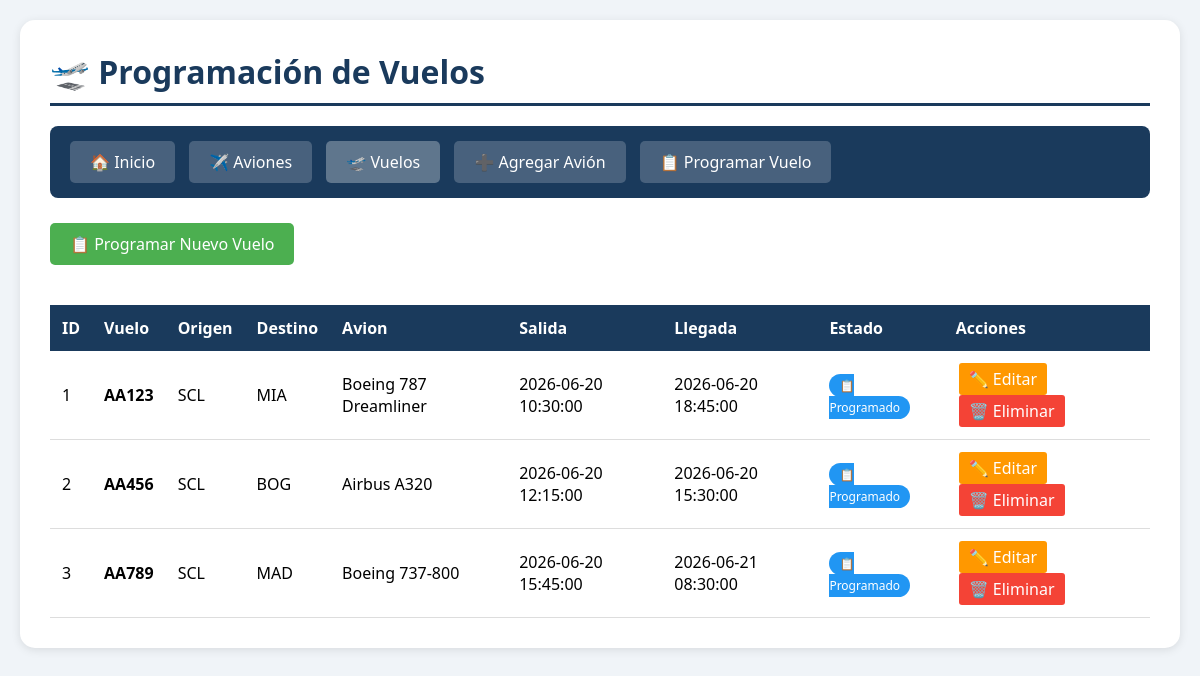
The app's page /vuelos_list.php, older data.
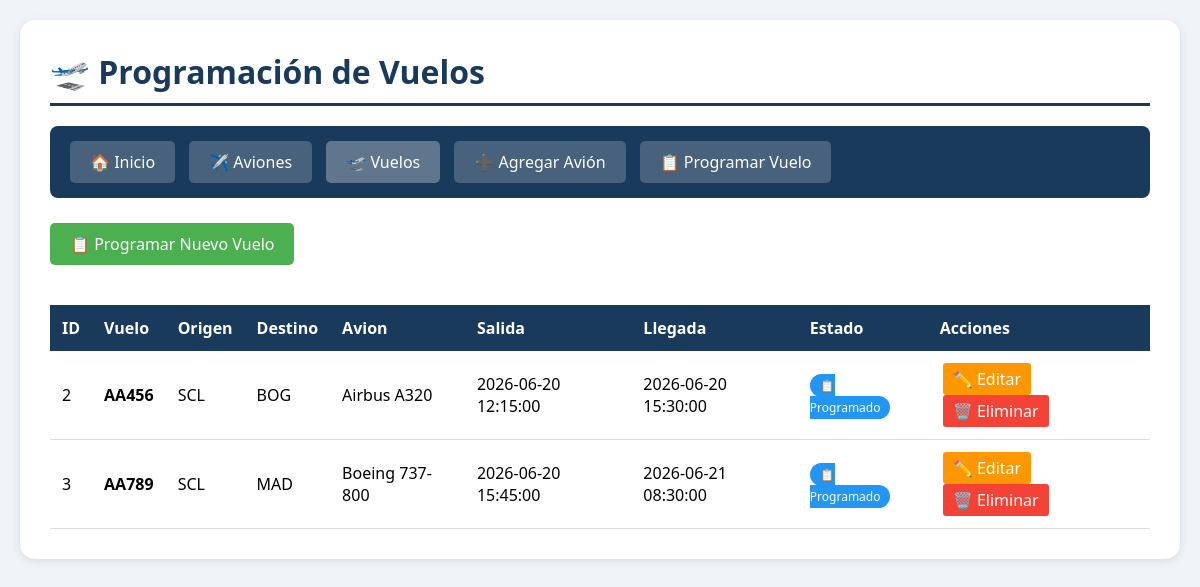
The same page, newer data.
### tables this page shows
CREATE TABLE vuelos (
    id INTEGER PRIMARY KEY AUTOINCREMENT,
    numero_vuelo TEXT UNIQUE NOT NULL,
    avion_id INTEGER NOT NULL,
    origen TEXT NOT NULL,
    destino TEXT NOT NULL,
    hora_salida DATETIME NOT NULL,
    hora_llegada DATETIME NOT NULL,
    estado TEXT DEFAULT 'Programado',
    FOREIGN KEY (avion_id) REFERENCES aviones(id) ON DELETE CASCADE
);

CREATE TABLE aviones (
    id INTEGER PRIMARY KEY AUTOINCREMENT,
    matricula TEXT UNIQUE NOT NULL,
    modelo TEXT NOT NULL,
    fabricante TEXT NOT NULL,
    capacidad INTEGER NOT NULL,
    año_fabricacion INTEGER,
    estado TEXT DEFAULT 'Activo',
    fecha_registro TIMESTAMP DEFAULT CURRENT_TIMESTAMP
);

### includes/db.php (called while the page is built, shortened)
<?php
class Database {
    private static $instance = null;
    private $db;
    private function __construct() {
        $this->dbPath = __DIR__ . '/../database.db';
        try {
            $this->db = new PDO('sqlite:' . $this->dbPath);
            $this->db->setAttribute(PDO::ATTR_ERRMODE, PDO::ERRMODE_EXCEPTION);
            $this->db->setAttribute(PDO::ATTR_DEFAULT_FETCH_MODE, PDO::FETCH_ASSOC);
        } catch (PDOException $e) {
            die("❌ Error de conexión: " . $e->getMessage());
        }
    }
    public static function getInstance() {
        if (self::$instance == null) {
            self::$instance = new Database();
        }
        return self::$instance;
    }
    public function getConnection() {
        return $this->db;
    }
}
?>

### includes/crud.php (called while the page is built, shortened)
<?php
require_once __DIR__ . '/db.php';
class CRUD {
    private $db;
    public function __construct() {
        $this->db = Database::getInstance()->getConnection();
    }
    public function readAllVuelos() {
        try {
            $sql = "SELECT v.*, a.modelo as avion_modelo, a.matricula as avion_matricula
                    FROM vuelos v
                    LEFT JOIN aviones a ON v.avion_id = a.id
                    ORDER BY v.hora_salida ASC";
            $stmt = $this->db->query($sql);
            return $stmt->fetchAll();
        } catch (PDOException $e) {
            return [];
        }
    }
}
?>

### vuelos_list.php (the view, shortened to what this page needs)
<?php
require_once 'includes/crud.php';
$crud = new CRUD();
$vuelos = $crud->readAllVuelos();
?>
<!DOCTYPE html>
<html lang="es">
<head>
</head>
<body>
    <div class="container">
        <h1>🛫 Programación de Vuelos</h1>
        <div class="navbar">
            <a href="index.php">🏠 Inicio</a>
            <a href="aviones_list.php">✈️ Aviones</a>
            <a href="vuelos_list.php" style="background:rgba(255,255,255,0.3);">🛫 Vuelos</a>
            <a href="aviones_create.php">➕ Agregar Avión</a>
            <a href="vuelos_create.php">📋 Programar Vuelo</a>
        </div>
        <a href="vuelos_create.php" class="btn-agregar">📋 Programar Nuevo Vuelo</a>
        <table>
            <thead>
                <tr>
                    <th>ID</th>
                    <th>Vuelo</th>
                    <th>Origen</th>
                    <th>Destino</th>
                    <th>Avion</th>
                    <th>Salida</th>
                    <th>Llegada</th>
                    <th>Estado</th>
                    <th>Acciones</th>
                </tr>
            </thead>
            <tbody>
                <?php if (count($vuelos) > 0): ?>
                    <?php foreach ($vuelos as $vuelo): ?>
                        <tr>
                            <td><?= $vuelo['id'] ?></td>
                            <td><strong><?= htmlspecialchars($vuelo['numero_vuelo']) ?></strong></td>
                            <td><?= htmlspecialchars($vuelo['origen']) ?></td>
                            <td><?= htmlspecialchars($vuelo['destino']) ?></td>
                            <td><?= htmlspecialchars($vuelo['avion_modelo'] ?? 'N/A') ?></td>
                            <td><?= $vuelo['hora_salida'] ?></td>
                            <td><?= $vuelo['hora_llegada'] ?></td>
                            <td>
                                <?php if ($vuelo['estado'] == 'Programado'): ?>
                                    <span class="status-programado">📋 Programado</span>
                                <?php elseif ($vuelo['estado'] == 'En Vuelo'): ?>
                                    <span class="status-en-vuelo">✈️ En Vuelo</span>
                                <?php elseif ($vuelo['estado'] == 'Aterrizado'): ?>
                                    <span class="status-aterrizado">🛬 Aterrizado</span>
                                <?php else: ?>
                                    <span class="status-cancelado">❌ Cancelado</span>
                                <?php endif; ?>
                            </td>
                            <td class="acciones">
                                <a href="vuelos_update.php?id=<?= $vuelo['id'] ?>" class="btn-editar">✏️ Editar</a>
                                <a href="vuelos_delete.php?id=<?= $vuelo['id'] ?>" class="btn-eliminar" onclick="return confirm('¿Estás seguro de cancelar este vuelo?')">🗑️ Eliminar</a>
                            </td>
                        </tr>
                    <?php endforeach; ?>
                <?php endif; ?>
            </tbody>
        </table>
    </div>
</body>
</html>

Row changes from the older to the newer data that the page shows:
removed vuelos: id "1", numero_vuelo "AA123", origen "SCL", destino "MIA", avion.modelo "Boeing 787 Dreamliner", hora_salida "2026-06-20 10:30:00", hora_llegada "2026-06-20 18:45:00", estado "📋 Programado"
